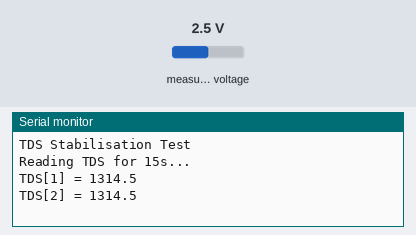
The sketch below on a simulated ESP32. Parts: the last lines printed to the serial monitor. The inputs (shaded band) are chosen by the test bench; at power-on: measured voltage 2.5 V.

Above: at 1.2 s.
1.3 s: measured voltage set to 0.1 V
At 2.7 s:
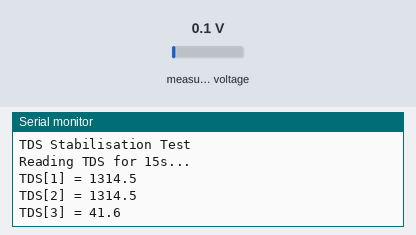
2.8 s: measured voltage set to 1.2 V
At 4.2 s:
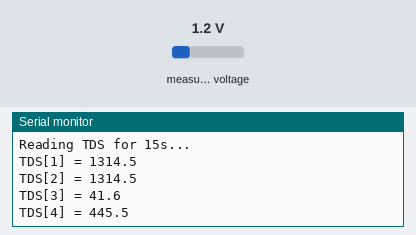
Timing chart, 0 to 5.8 s (numbered marks = the images above; inputs shaded):
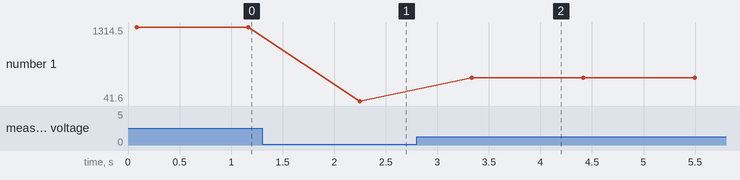

Measured:
- after the input at 1.3 s, the serial monitor: prints a new line after 0.95 s (image 1)
- after the input at 2.8 s, the serial monitor: prints a new line after 0.53 s (image 2)
- plotted number 1: 1314.5 → 41.6 after the input at 1.3 s, 41.6 → 445.5 after the input at 2.8 s

The sketch:

TDS_Stabilization_Test.ino
```cpp
/**
 * M2 - Day 3: Test TDS reading every 1s for 15s, median filter, 90% time.
 */
#include <Adafruit_ADS1X15.h>
Adafruit_ADS1115 ads;

float tdsReadings[15];
int idx = 0;

float medianFilter(float* arr, int n) {
  float sorted[n];
  for (int i = 0; i < n; i++) sorted[i] = arr[i];
  for (int i = 0; i < n-1; i++)
    for (int j = 0; j < n-i-1; j++)
      if (sorted[j] > sorted[j+1]) {
        float t = sorted[j]; sorted[j] = sorted[j+1]; sorted[j+1] = t;
      }
  return sorted[n/2];
}

float readTDS() {
  int16_t adc = ads.readADC_SingleEnded(1);
  float v = adc * 0.0001875;
  return (133.42*v*v*v - 255.86*v*v + 857.39*v) * 0.5;
}

void setup() {
  Serial.begin(115200);
  Wire.begin(21, 22);
  if (!ads.begin()) { Serial.println("ADS1115 not found!"); while(1); }
  Serial.println("TDS Stabilisation Test");
}

void loop() {
  Serial.println("Reading TDS for 15s...");
  for (int i = 0; i < 15; i++) {
    float buf[10];
    for (int j = 0; j < 10; j++) buf[j] = readTDS();
    tdsReadings[i] = medianFilter(buf, 10);
    Serial.printf("TDS[%d] = %.1f\n", i+1, tdsReadings[i]);
    delay(1000);
  }
  float finalTDS = 0;
  for (int i = 10; i < 15; i++) finalTDS += tdsReadings[i];
  finalTDS /= 5.0;
  float target90 = finalTDS * 0.90;
  int stableTime = 15;
  for (int i = 0; i < 15; i++) {
    if (tdsReadings[i] >= target90) { stableTime = i; break; }
  }
  Serial.printf("\nFinal TDS = %.1f ppm\n", finalTDS);
  Serial.printf("Time to reach 90%% (% .1f) = %d seconds\n", target90, stableTime);
  while(1);
}
```
